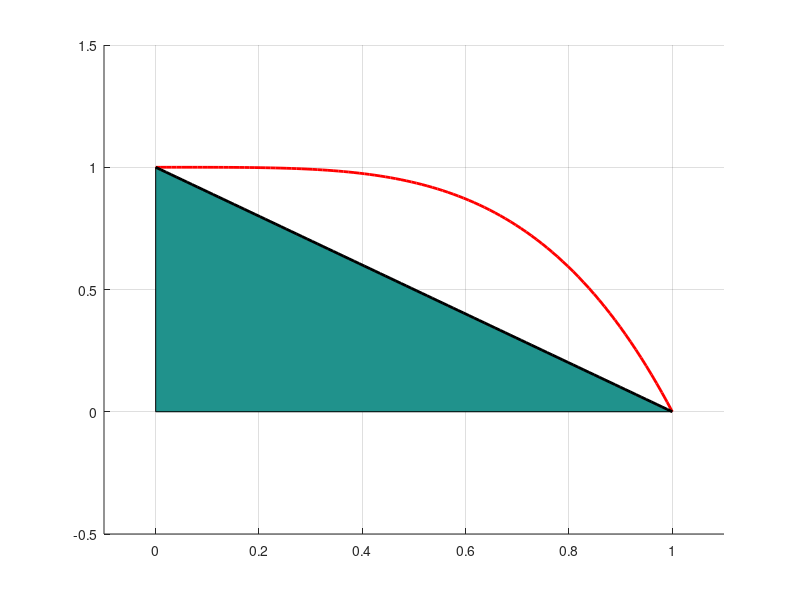
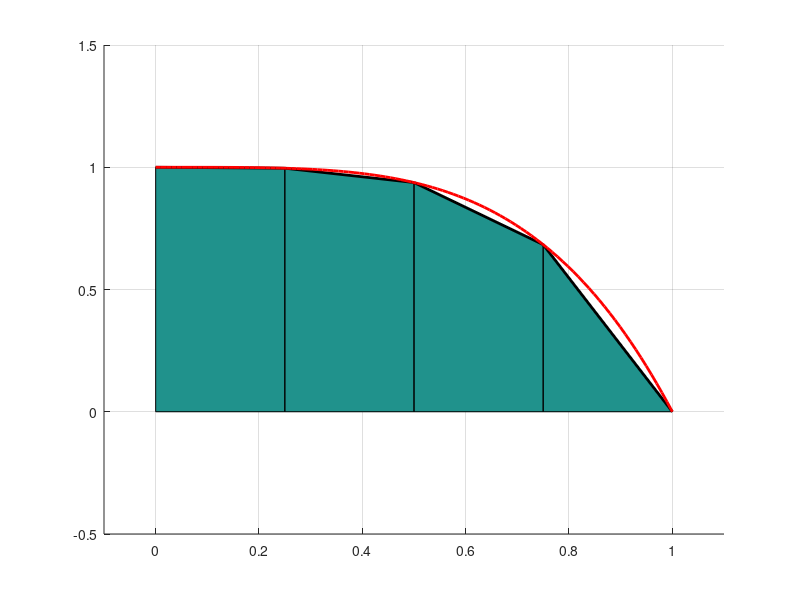

Recreate these plots in MATLAB, in order.
%This script generates the figures for the Newton Cotes Integration Section


%Generates the first figure, simple trapezoid rule
verts = [0,0;0,1;1,0];
faces = [1 2 3];
p = patch('Faces',faces,'Vertices',verts);
set(p,'FaceColor','flat','FaceVertexCData',[.7;.7;.7]);
hold on;
x = linspace(0,1,100);
plot(x,1-x.^4,'r','LineWidth',2);
plot(x,1-x,'k','LineWidth',2);
axis([-.1 1.1 -.5 1.5]);
grid on;


%Generates the second figure, composite rule
figure;
test = linspace(0,1,5)';
verts = [test zeros(size(test)); test 1-test.^4];
faces = [1 2 7 6;2 3 8 7; 3 4 9 8;4 5 10 9];
p = patch('Faces',faces,'Vertices',verts);
set(p,'FaceColor','flat','FaceVertexCData',.7*ones(10,1));
hold on;
plot(test,1-test.^4,'k','LineWidth',2);
plot(x,1-x.^4,'r','LineWidth',2);
axis([-.1 1.1 -.5 1.5]);
grid on;